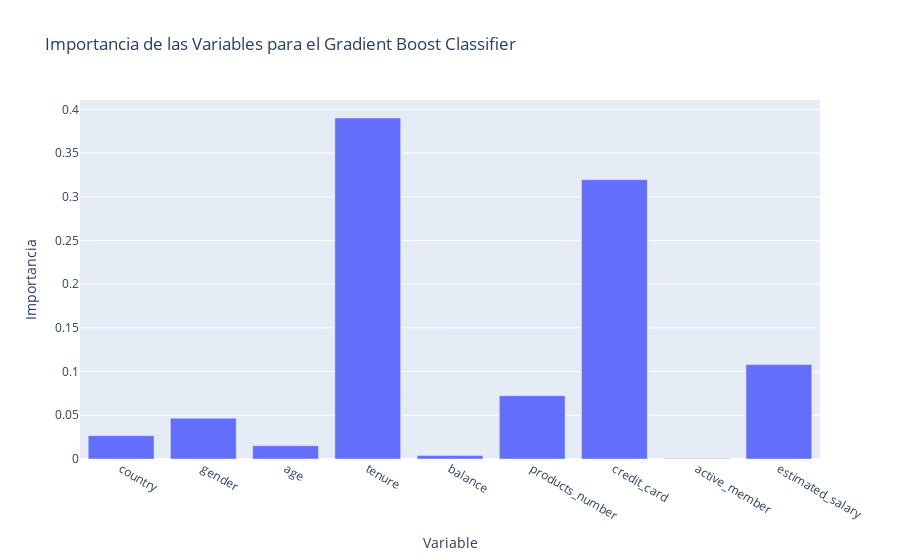

Notebook code cell kept with this figure:
### Code cell
data = [
    go.Bar(
        y = gbc.feature_importances_,
        x =df.iloc[:,1:10].columns,
        name = "Importancia de las Variables para el Gradient Boost Classifier",
       )
]

layout = go.Layout(title = "Importancia de las Variables para el Gradient Boost Classifier", yaxis_title = "Importancia", 
                   xaxis_title = "Variable",
                  )

fig = go.Figure(data = data, layout = layout)

fig.show()

### Figure 1 — Plotly figure (JSON) as saved in the notebook; plotly's stock layout.template omitted (floating-point values rounded to 4 significant figures)
{"data": [{"name": "Importancia de las Variables para el Gradient Boost Classifier", "type": "bar", "x": ["country", "gender", "age", "tenure", "balance", "products_number", "credit_card", "active_member", "estimated_salary"], "y": [0.02666, 0.04663, 0.0152, 0.3901, 0.003911, 0.07246, 0.3195, 0.0005492, 0.108, 0.01696]}], "layout": {"title": {"text": "Importancia de las Variables para el Gradient Boost Classifier"}, "xaxis": {"title": {"text": "Variable"}}, "yaxis": {"title": {"text": "Importancia"}}}}
